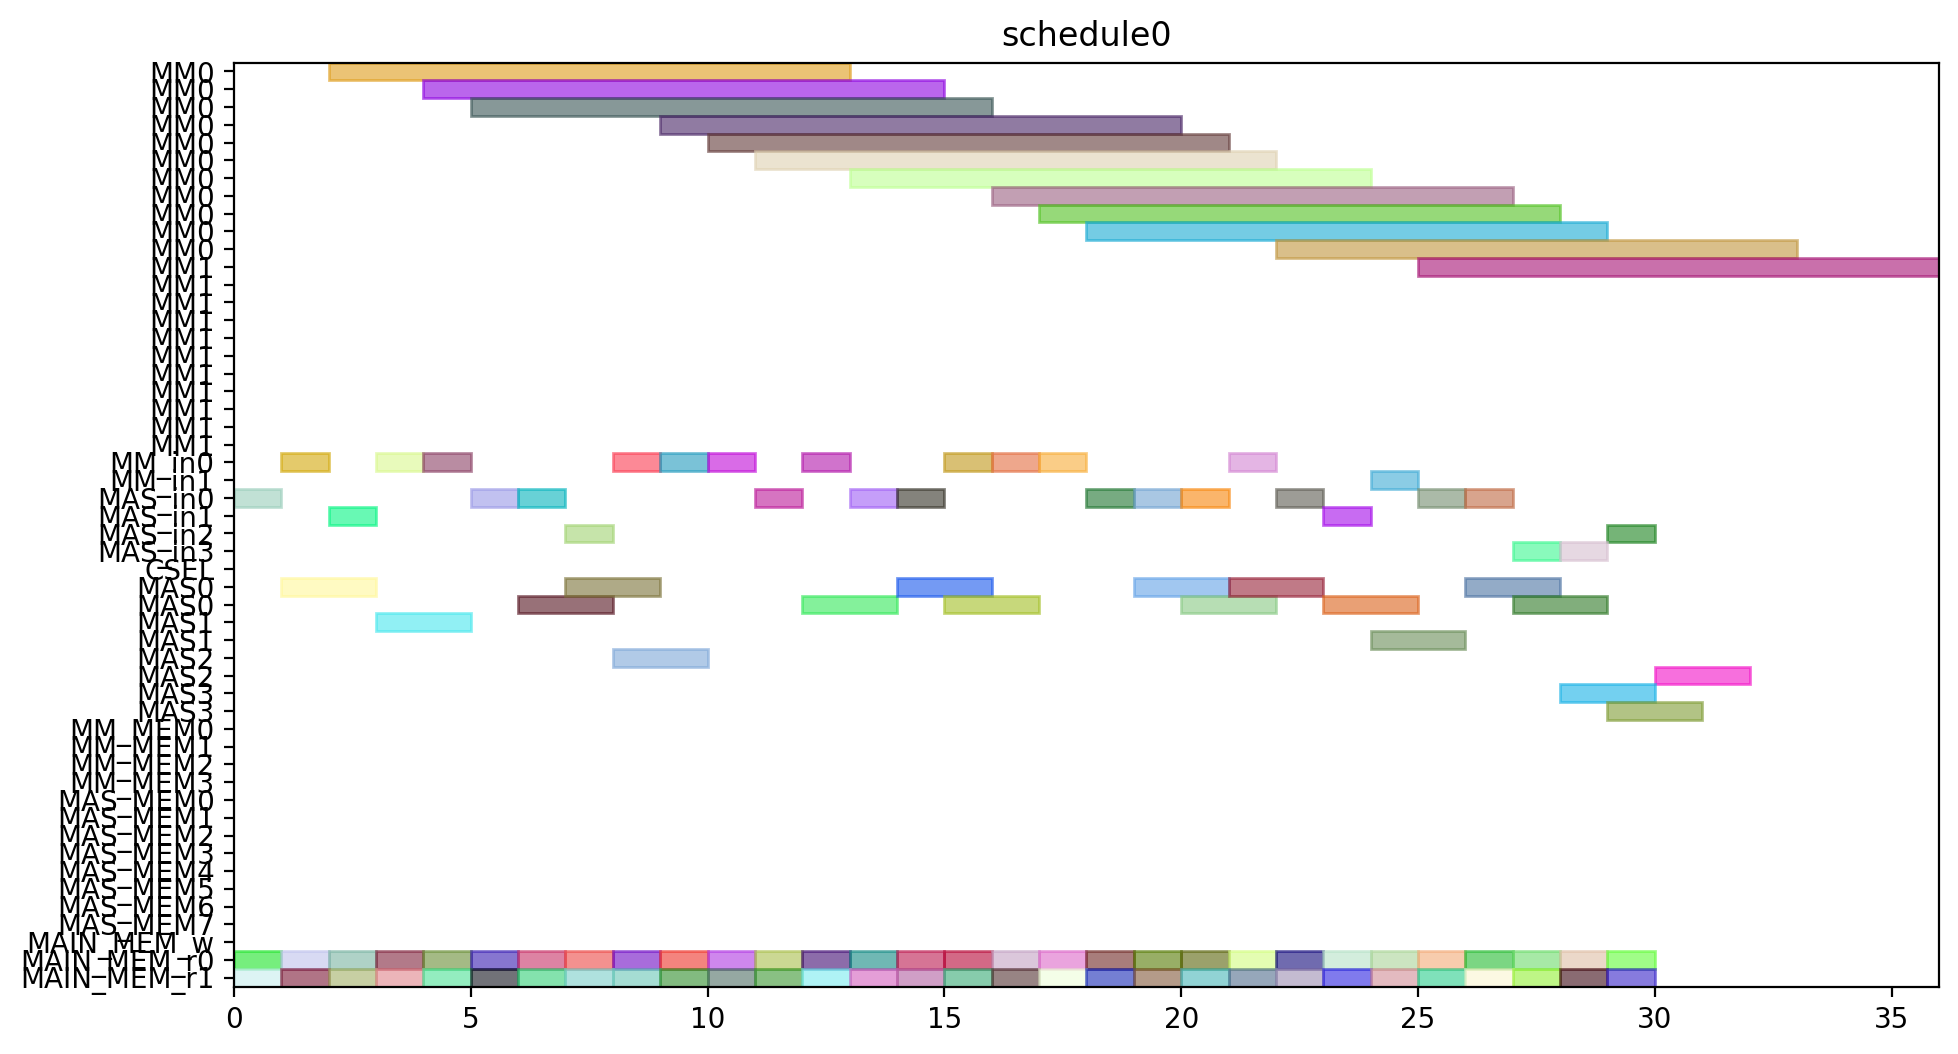

Python code for this plot:
from pyschedule import Scenario, solvers, plotters, alt


def solve():
	horizon = 120
	S = Scenario("schedule0", horizon=horizon)

	# resource
	MM = S.Resources('MM', num=2, size=11)
	MM_in = S.Resources('MM_in', num=2)
	MAS_in = S.Resources('MAS_in', num=4)
	CSEL = S.Resource('CSEL')
	MAS = S.Resources('MAS', num=4, size=2, periods=range(1, horizon))
	MM_MEM = S.Resources('MM_MEM', num=4)
	MAS_MEM = S.Resources('MAS_MEM', num=8)
	MAIN_MEM_w = S.Resource('MAIN_MEM_w', size=1)
	MAIN_MEM_r = S.Resources('MAIN_MEM_r', num=2)

	# result of previous scheduling

	# new tasks
	T1_t0 = S.Task('T1_t0', length=2, delay_cost=1)
	T1_t0 += alt(MAS)
	T1_t0_in = S.Task('T1_t0_in', length=1, delay_cost=1)
	T1_t0_in += alt(MAS_in)
	S += T1_t0_in*MAS_in[0]<=T1_t0*MAS[0]

	S += T1_t0_in*MAS_in[1]<=T1_t0*MAS[1]

	S += T1_t0_in*MAS_in[2]<=T1_t0*MAS[2]

	S += T1_t0_in*MAS_in[3]<=T1_t0*MAS[3]

	T1_t0_mem0 = S.Task('T1_t0_mem0', length=1, delay_cost=1)
	T1_t0_mem0 += MAIN_MEM_r[0]
	S += T1_t0_mem0 <= T1_t0

	T1_t0_mem1 = S.Task('T1_t0_mem1', length=1, delay_cost=1)
	T1_t0_mem1 += MAIN_MEM_r[1]
	S += T1_t0_mem1 <= T1_t0

	T1_t1 = S.Task('T1_t1', length=2, delay_cost=1)
	T1_t1 += alt(MAS)
	T1_t1_in = S.Task('T1_t1_in', length=1, delay_cost=1)
	T1_t1_in += alt(MAS_in)
	S += T1_t1_in*MAS_in[0]<=T1_t1*MAS[0]

	S += T1_t1_in*MAS_in[1]<=T1_t1*MAS[1]

	S += T1_t1_in*MAS_in[2]<=T1_t1*MAS[2]

	S += T1_t1_in*MAS_in[3]<=T1_t1*MAS[3]

	T1_t1_mem0 = S.Task('T1_t1_mem0', length=1, delay_cost=1)
	T1_t1_mem0 += MAIN_MEM_r[0]
	S += T1_t1_mem0 <= T1_t1

	T1_t1_mem1 = S.Task('T1_t1_mem1', length=1, delay_cost=1)
	T1_t1_mem1 += MAIN_MEM_r[1]
	S += T1_t1_mem1 <= T1_t1

	T1_t3 = S.Task('T1_t3', length=11, delay_cost=1)
	T1_t3 += alt(MM)
	T1_t3_in = S.Task('T1_t3_in', length=1, delay_cost=1)
	T1_t3_in += alt(MM_in)
	S += T1_t3_in*MM_in[0]<=T1_t3*MM[0]
	S += T1_t3_in*MM_in[1]<=T1_t3*MM[1]
	T1_t3_mem0 = S.Task('T1_t3_mem0', length=1, delay_cost=1)
	T1_t3_mem0 += MAIN_MEM_r[0]
	S += T1_t3_mem0 <= T1_t3

	T1_t3_mem1 = S.Task('T1_t3_mem1', length=1, delay_cost=1)
	T1_t3_mem1 += MAIN_MEM_r[1]
	S += T1_t3_mem1 <= T1_t3

	T2_t0 = S.Task('T2_t0', length=11, delay_cost=1)
	T2_t0 += alt(MM)
	T2_t0_in = S.Task('T2_t0_in', length=1, delay_cost=1)
	T2_t0_in += alt(MM_in)
	S += T2_t0_in*MM_in[0]<=T2_t0*MM[0]
	S += T2_t0_in*MM_in[1]<=T2_t0*MM[1]
	T2_t0_mem0 = S.Task('T2_t0_mem0', length=1, delay_cost=1)
	T2_t0_mem0 += MAIN_MEM_r[0]
	S += T2_t0_mem0 <= T2_t0

	T2_t0_mem1 = S.Task('T2_t0_mem1', length=1, delay_cost=1)
	T2_t0_mem1 += MAIN_MEM_r[1]
	S += T2_t0_mem1 <= T2_t0

	T2_t1 = S.Task('T2_t1', length=11, delay_cost=1)
	T2_t1 += alt(MM)
	T2_t1_in = S.Task('T2_t1_in', length=1, delay_cost=1)
	T2_t1_in += alt(MM_in)
	S += T2_t1_in*MM_in[0]<=T2_t1*MM[0]
	S += T2_t1_in*MM_in[1]<=T2_t1*MM[1]
	T2_t1_mem0 = S.Task('T2_t1_mem0', length=1, delay_cost=1)
	T2_t1_mem0 += MAIN_MEM_r[0]
	S += T2_t1_mem0 <= T2_t1

	T2_t1_mem1 = S.Task('T2_t1_mem1', length=1, delay_cost=1)
	T2_t1_mem1 += MAIN_MEM_r[1]
	S += T2_t1_mem1 <= T2_t1

	T2_t2 = S.Task('T2_t2', length=2, delay_cost=1)
	T2_t2 += alt(MAS)
	T2_t2_in = S.Task('T2_t2_in', length=1, delay_cost=1)
	T2_t2_in += alt(MAS_in)
	S += T2_t2_in*MAS_in[0]<=T2_t2*MAS[0]

	S += T2_t2_in*MAS_in[1]<=T2_t2*MAS[1]

	S += T2_t2_in*MAS_in[2]<=T2_t2*MAS[2]

	S += T2_t2_in*MAS_in[3]<=T2_t2*MAS[3]

	T2_t2_mem0 = S.Task('T2_t2_mem0', length=1, delay_cost=1)
	T2_t2_mem0 += MAIN_MEM_r[0]
	S += T2_t2_mem0 <= T2_t2

	T2_t2_mem1 = S.Task('T2_t2_mem1', length=1, delay_cost=1)
	T2_t2_mem1 += MAIN_MEM_r[1]
	S += T2_t2_mem1 <= T2_t2

	T2_t3 = S.Task('T2_t3', length=2, delay_cost=1)
	T2_t3 += alt(MAS)
	T2_t3_in = S.Task('T2_t3_in', length=1, delay_cost=1)
	T2_t3_in += alt(MAS_in)
	S += T2_t3_in*MAS_in[0]<=T2_t3*MAS[0]

	S += T2_t3_in*MAS_in[1]<=T2_t3*MAS[1]

	S += T2_t3_in*MAS_in[2]<=T2_t3*MAS[2]

	S += T2_t3_in*MAS_in[3]<=T2_t3*MAS[3]

	T2_t3_mem0 = S.Task('T2_t3_mem0', length=1, delay_cost=1)
	T2_t3_mem0 += MAIN_MEM_r[0]
	S += T2_t3_mem0 <= T2_t3

	T2_t3_mem1 = S.Task('T2_t3_mem1', length=1, delay_cost=1)
	T2_t3_mem1 += MAIN_MEM_r[1]
	S += T2_t3_mem1 <= T2_t3

	T3_t0 = S.Task('T3_t0', length=11, delay_cost=1)
	T3_t0 += alt(MM)
	T3_t0_in = S.Task('T3_t0_in', length=1, delay_cost=1)
	T3_t0_in += alt(MM_in)
	S += T3_t0_in*MM_in[0]<=T3_t0*MM[0]
	S += T3_t0_in*MM_in[1]<=T3_t0*MM[1]
	T3_t0_mem0 = S.Task('T3_t0_mem0', length=1, delay_cost=1)
	T3_t0_mem0 += MAIN_MEM_r[0]
	S += T3_t0_mem0 <= T3_t0

	T3_t0_mem1 = S.Task('T3_t0_mem1', length=1, delay_cost=1)
	T3_t0_mem1 += MAIN_MEM_r[1]
	S += T3_t0_mem1 <= T3_t0

	T3_t1 = S.Task('T3_t1', length=11, delay_cost=1)
	T3_t1 += alt(MM)
	T3_t1_in = S.Task('T3_t1_in', length=1, delay_cost=1)
	T3_t1_in += alt(MM_in)
	S += T3_t1_in*MM_in[0]<=T3_t1*MM[0]
	S += T3_t1_in*MM_in[1]<=T3_t1*MM[1]
	T3_t1_mem0 = S.Task('T3_t1_mem0', length=1, delay_cost=1)
	T3_t1_mem0 += MAIN_MEM_r[0]
	S += T3_t1_mem0 <= T3_t1

	T3_t1_mem1 = S.Task('T3_t1_mem1', length=1, delay_cost=1)
	T3_t1_mem1 += MAIN_MEM_r[1]
	S += T3_t1_mem1 <= T3_t1

	T3_t2 = S.Task('T3_t2', length=2, delay_cost=1)
	T3_t2 += alt(MAS)
	T3_t2_in = S.Task('T3_t2_in', length=1, delay_cost=1)
	T3_t2_in += alt(MAS_in)
	S += T3_t2_in*MAS_in[0]<=T3_t2*MAS[0]

	S += T3_t2_in*MAS_in[1]<=T3_t2*MAS[1]

	S += T3_t2_in*MAS_in[2]<=T3_t2*MAS[2]

	S += T3_t2_in*MAS_in[3]<=T3_t2*MAS[3]

	T3_t2_mem0 = S.Task('T3_t2_mem0', length=1, delay_cost=1)
	T3_t2_mem0 += MAIN_MEM_r[0]
	S += T3_t2_mem0 <= T3_t2

	T3_t2_mem1 = S.Task('T3_t2_mem1', length=1, delay_cost=1)
	T3_t2_mem1 += MAIN_MEM_r[1]
	S += T3_t2_mem1 <= T3_t2

	T3_t3 = S.Task('T3_t3', length=2, delay_cost=1)
	T3_t3 += alt(MAS)
	T3_t3_in = S.Task('T3_t3_in', length=1, delay_cost=1)
	T3_t3_in += alt(MAS_in)
	S += T3_t3_in*MAS_in[0]<=T3_t3*MAS[0]

	S += T3_t3_in*MAS_in[1]<=T3_t3*MAS[1]

	S += T3_t3_in*MAS_in[2]<=T3_t3*MAS[2]

	S += T3_t3_in*MAS_in[3]<=T3_t3*MAS[3]

	T3_t3_mem0 = S.Task('T3_t3_mem0', length=1, delay_cost=1)
	T3_t3_mem0 += MAIN_MEM_r[0]
	S += T3_t3_mem0 <= T3_t3

	T3_t3_mem1 = S.Task('T3_t3_mem1', length=1, delay_cost=1)
	T3_t3_mem1 += MAIN_MEM_r[1]
	S += T3_t3_mem1 <= T3_t3

	T4_t0 = S.Task('T4_t0', length=11, delay_cost=1)
	T4_t0 += alt(MM)
	T4_t0_in = S.Task('T4_t0_in', length=1, delay_cost=1)
	T4_t0_in += alt(MM_in)
	S += T4_t0_in*MM_in[0]<=T4_t0*MM[0]
	S += T4_t0_in*MM_in[1]<=T4_t0*MM[1]
	T4_t0_mem0 = S.Task('T4_t0_mem0', length=1, delay_cost=1)
	T4_t0_mem0 += MAIN_MEM_r[0]
	S += T4_t0_mem0 <= T4_t0

	T4_t0_mem1 = S.Task('T4_t0_mem1', length=1, delay_cost=1)
	T4_t0_mem1 += MAIN_MEM_r[1]
	S += T4_t0_mem1 <= T4_t0

	T4_t1 = S.Task('T4_t1', length=11, delay_cost=1)
	T4_t1 += alt(MM)
	T4_t1_in = S.Task('T4_t1_in', length=1, delay_cost=1)
	T4_t1_in += alt(MM_in)
	S += T4_t1_in*MM_in[0]<=T4_t1*MM[0]
	S += T4_t1_in*MM_in[1]<=T4_t1*MM[1]
	T4_t1_mem0 = S.Task('T4_t1_mem0', length=1, delay_cost=1)
	T4_t1_mem0 += MAIN_MEM_r[0]
	S += T4_t1_mem0 <= T4_t1

	T4_t1_mem1 = S.Task('T4_t1_mem1', length=1, delay_cost=1)
	T4_t1_mem1 += MAIN_MEM_r[1]
	S += T4_t1_mem1 <= T4_t1

	T4_t2 = S.Task('T4_t2', length=2, delay_cost=1)
	T4_t2 += alt(MAS)
	T4_t2_in = S.Task('T4_t2_in', length=1, delay_cost=1)
	T4_t2_in += alt(MAS_in)
	S += T4_t2_in*MAS_in[0]<=T4_t2*MAS[0]

	S += T4_t2_in*MAS_in[1]<=T4_t2*MAS[1]

	S += T4_t2_in*MAS_in[2]<=T4_t2*MAS[2]

	S += T4_t2_in*MAS_in[3]<=T4_t2*MAS[3]

	T4_t2_mem0 = S.Task('T4_t2_mem0', length=1, delay_cost=1)
	T4_t2_mem0 += MAIN_MEM_r[0]
	S += T4_t2_mem0 <= T4_t2

	T4_t2_mem1 = S.Task('T4_t2_mem1', length=1, delay_cost=1)
	T4_t2_mem1 += MAIN_MEM_r[1]
	S += T4_t2_mem1 <= T4_t2

	T4_t3 = S.Task('T4_t3', length=2, delay_cost=1)
	T4_t3 += alt(MAS)
	T4_t3_in = S.Task('T4_t3_in', length=1, delay_cost=1)
	T4_t3_in += alt(MAS_in)
	S += T4_t3_in*MAS_in[0]<=T4_t3*MAS[0]

	S += T4_t3_in*MAS_in[1]<=T4_t3*MAS[1]

	S += T4_t3_in*MAS_in[2]<=T4_t3*MAS[2]

	S += T4_t3_in*MAS_in[3]<=T4_t3*MAS[3]

	T4_t3_mem0 = S.Task('T4_t3_mem0', length=1, delay_cost=1)
	T4_t3_mem0 += MAIN_MEM_r[0]
	S += T4_t3_mem0 <= T4_t3

	T4_t3_mem1 = S.Task('T4_t3_mem1', length=1, delay_cost=1)
	T4_t3_mem1 += MAIN_MEM_r[1]
	S += T4_t3_mem1 <= T4_t3

	T5_t0 = S.Task('T5_t0', length=2, delay_cost=1)
	T5_t0 += alt(MAS)
	T5_t0_in = S.Task('T5_t0_in', length=1, delay_cost=1)
	T5_t0_in += alt(MAS_in)
	S += T5_t0_in*MAS_in[0]<=T5_t0*MAS[0]

	S += T5_t0_in*MAS_in[1]<=T5_t0*MAS[1]

	S += T5_t0_in*MAS_in[2]<=T5_t0*MAS[2]

	S += T5_t0_in*MAS_in[3]<=T5_t0*MAS[3]

	T5_t0_mem0 = S.Task('T5_t0_mem0', length=1, delay_cost=1)
	T5_t0_mem0 += MAIN_MEM_r[0]
	S += T5_t0_mem0 <= T5_t0

	T5_t0_mem1 = S.Task('T5_t0_mem1', length=1, delay_cost=1)
	T5_t0_mem1 += MAIN_MEM_r[1]
	S += T5_t0_mem1 <= T5_t0

	T5_t1 = S.Task('T5_t1', length=2, delay_cost=1)
	T5_t1 += alt(MAS)
	T5_t1_in = S.Task('T5_t1_in', length=1, delay_cost=1)
	T5_t1_in += alt(MAS_in)
	S += T5_t1_in*MAS_in[0]<=T5_t1*MAS[0]

	S += T5_t1_in*MAS_in[1]<=T5_t1*MAS[1]

	S += T5_t1_in*MAS_in[2]<=T5_t1*MAS[2]

	S += T5_t1_in*MAS_in[3]<=T5_t1*MAS[3]

	T5_t1_mem0 = S.Task('T5_t1_mem0', length=1, delay_cost=1)
	T5_t1_mem0 += MAIN_MEM_r[0]
	S += T5_t1_mem0 <= T5_t1

	T5_t1_mem1 = S.Task('T5_t1_mem1', length=1, delay_cost=1)
	T5_t1_mem1 += MAIN_MEM_r[1]
	S += T5_t1_mem1 <= T5_t1

	T5_t3 = S.Task('T5_t3', length=11, delay_cost=1)
	T5_t3 += alt(MM)
	T5_t3_in = S.Task('T5_t3_in', length=1, delay_cost=1)
	T5_t3_in += alt(MM_in)
	S += T5_t3_in*MM_in[0]<=T5_t3*MM[0]
	S += T5_t3_in*MM_in[1]<=T5_t3*MM[1]
	T5_t3_mem0 = S.Task('T5_t3_mem0', length=1, delay_cost=1)
	T5_t3_mem0 += MAIN_MEM_r[0]
	S += T5_t3_mem0 <= T5_t3

	T5_t3_mem1 = S.Task('T5_t3_mem1', length=1, delay_cost=1)
	T5_t3_mem1 += MAIN_MEM_r[1]
	S += T5_t3_mem1 <= T5_t3

	T6_t0 = S.Task('T6_t0', length=11, delay_cost=1)
	T6_t0 += alt(MM)
	T6_t0_in = S.Task('T6_t0_in', length=1, delay_cost=1)
	T6_t0_in += alt(MM_in)
	S += T6_t0_in*MM_in[0]<=T6_t0*MM[0]
	S += T6_t0_in*MM_in[1]<=T6_t0*MM[1]
	T6_t0_mem0 = S.Task('T6_t0_mem0', length=1, delay_cost=1)
	T6_t0_mem0 += MAIN_MEM_r[0]
	S += T6_t0_mem0 <= T6_t0

	T6_t0_mem1 = S.Task('T6_t0_mem1', length=1, delay_cost=1)
	T6_t0_mem1 += MAIN_MEM_r[1]
	S += T6_t0_mem1 <= T6_t0

	T6_t1 = S.Task('T6_t1', length=11, delay_cost=1)
	T6_t1 += alt(MM)
	T6_t1_in = S.Task('T6_t1_in', length=1, delay_cost=1)
	T6_t1_in += alt(MM_in)
	S += T6_t1_in*MM_in[0]<=T6_t1*MM[0]
	S += T6_t1_in*MM_in[1]<=T6_t1*MM[1]
	T6_t1_mem0 = S.Task('T6_t1_mem0', length=1, delay_cost=1)
	T6_t1_mem0 += MAIN_MEM_r[0]
	S += T6_t1_mem0 <= T6_t1

	T6_t1_mem1 = S.Task('T6_t1_mem1', length=1, delay_cost=1)
	T6_t1_mem1 += MAIN_MEM_r[1]
	S += T6_t1_mem1 <= T6_t1

	T6_t2 = S.Task('T6_t2', length=2, delay_cost=1)
	T6_t2 += alt(MAS)
	T6_t2_in = S.Task('T6_t2_in', length=1, delay_cost=1)
	T6_t2_in += alt(MAS_in)
	S += T6_t2_in*MAS_in[0]<=T6_t2*MAS[0]

	S += T6_t2_in*MAS_in[1]<=T6_t2*MAS[1]

	S += T6_t2_in*MAS_in[2]<=T6_t2*MAS[2]

	S += T6_t2_in*MAS_in[3]<=T6_t2*MAS[3]

	T6_t2_mem0 = S.Task('T6_t2_mem0', length=1, delay_cost=1)
	T6_t2_mem0 += MAIN_MEM_r[0]
	S += T6_t2_mem0 <= T6_t2

	T6_t2_mem1 = S.Task('T6_t2_mem1', length=1, delay_cost=1)
	T6_t2_mem1 += MAIN_MEM_r[1]
	S += T6_t2_mem1 <= T6_t2

	T6_t3 = S.Task('T6_t3', length=2, delay_cost=1)
	T6_t3 += alt(MAS)
	T6_t3_in = S.Task('T6_t3_in', length=1, delay_cost=1)
	T6_t3_in += alt(MAS_in)
	S += T6_t3_in*MAS_in[0]<=T6_t3*MAS[0]

	S += T6_t3_in*MAS_in[1]<=T6_t3*MAS[1]

	S += T6_t3_in*MAS_in[2]<=T6_t3*MAS[2]

	S += T6_t3_in*MAS_in[3]<=T6_t3*MAS[3]

	T6_t3_mem0 = S.Task('T6_t3_mem0', length=1, delay_cost=1)
	T6_t3_mem0 += MAIN_MEM_r[0]
	S += T6_t3_mem0 <= T6_t3

	T6_t3_mem1 = S.Task('T6_t3_mem1', length=1, delay_cost=1)
	T6_t3_mem1 += MAIN_MEM_r[1]
	S += T6_t3_mem1 <= T6_t3

	T7_t0 = S.Task('T7_t0', length=11, delay_cost=1)
	T7_t0 += alt(MM)
	T7_t0_in = S.Task('T7_t0_in', length=1, delay_cost=1)
	T7_t0_in += alt(MM_in)
	S += T7_t0_in*MM_in[0]<=T7_t0*MM[0]
	S += T7_t0_in*MM_in[1]<=T7_t0*MM[1]
	T7_t0_mem0 = S.Task('T7_t0_mem0', length=1, delay_cost=1)
	T7_t0_mem0 += MAIN_MEM_r[0]
	S += T7_t0_mem0 <= T7_t0

	T7_t0_mem1 = S.Task('T7_t0_mem1', length=1, delay_cost=1)
	T7_t0_mem1 += MAIN_MEM_r[1]
	S += T7_t0_mem1 <= T7_t0

	T7_t1 = S.Task('T7_t1', length=11, delay_cost=1)
	T7_t1 += alt(MM)
	T7_t1_in = S.Task('T7_t1_in', length=1, delay_cost=1)
	T7_t1_in += alt(MM_in)
	S += T7_t1_in*MM_in[0]<=T7_t1*MM[0]
	S += T7_t1_in*MM_in[1]<=T7_t1*MM[1]
	T7_t1_mem0 = S.Task('T7_t1_mem0', length=1, delay_cost=1)
	T7_t1_mem0 += MAIN_MEM_r[0]
	S += T7_t1_mem0 <= T7_t1

	T7_t1_mem1 = S.Task('T7_t1_mem1', length=1, delay_cost=1)
	T7_t1_mem1 += MAIN_MEM_r[1]
	S += T7_t1_mem1 <= T7_t1

	T7_t2 = S.Task('T7_t2', length=2, delay_cost=1)
	T7_t2 += alt(MAS)
	T7_t2_in = S.Task('T7_t2_in', length=1, delay_cost=1)
	T7_t2_in += alt(MAS_in)
	S += T7_t2_in*MAS_in[0]<=T7_t2*MAS[0]

	S += T7_t2_in*MAS_in[1]<=T7_t2*MAS[1]

	S += T7_t2_in*MAS_in[2]<=T7_t2*MAS[2]

	S += T7_t2_in*MAS_in[3]<=T7_t2*MAS[3]

	T7_t2_mem0 = S.Task('T7_t2_mem0', length=1, delay_cost=1)
	T7_t2_mem0 += MAIN_MEM_r[0]
	S += T7_t2_mem0 <= T7_t2

	T7_t2_mem1 = S.Task('T7_t2_mem1', length=1, delay_cost=1)
	T7_t2_mem1 += MAIN_MEM_r[1]
	S += T7_t2_mem1 <= T7_t2

	T7_t3 = S.Task('T7_t3', length=2, delay_cost=1)
	T7_t3 += alt(MAS)
	T7_t3_in = S.Task('T7_t3_in', length=1, delay_cost=1)
	T7_t3_in += alt(MAS_in)
	S += T7_t3_in*MAS_in[0]<=T7_t3*MAS[0]

	S += T7_t3_in*MAS_in[1]<=T7_t3*MAS[1]

	S += T7_t3_in*MAS_in[2]<=T7_t3*MAS[2]

	S += T7_t3_in*MAS_in[3]<=T7_t3*MAS[3]

	T7_t3_mem0 = S.Task('T7_t3_mem0', length=1, delay_cost=1)
	T7_t3_mem0 += MAIN_MEM_r[0]
	S += T7_t3_mem0 <= T7_t3

	T7_t3_mem1 = S.Task('T7_t3_mem1', length=1, delay_cost=1)
	T7_t3_mem1 += MAIN_MEM_r[1]
	S += T7_t3_mem1 <= T7_t3

	T8_t2 = S.Task('T8_t2', length=2, delay_cost=1)
	T8_t2 += alt(MAS)
	T8_t2_in = S.Task('T8_t2_in', length=1, delay_cost=1)
	T8_t2_in += alt(MAS_in)
	S += T8_t2_in*MAS_in[0]<=T8_t2*MAS[0]

	S += T8_t2_in*MAS_in[1]<=T8_t2*MAS[1]

	S += T8_t2_in*MAS_in[2]<=T8_t2*MAS[2]

	S += T8_t2_in*MAS_in[3]<=T8_t2*MAS[3]

	T8_t2_mem0 = S.Task('T8_t2_mem0', length=1, delay_cost=1)
	T8_t2_mem0 += MAIN_MEM_r[0]
	S += T8_t2_mem0 <= T8_t2

	T8_t2_mem1 = S.Task('T8_t2_mem1', length=1, delay_cost=1)
	T8_t2_mem1 += MAIN_MEM_r[1]
	S += T8_t2_mem1 <= T8_t2

	T9_t2 = S.Task('T9_t2', length=2, delay_cost=1)
	T9_t2 += alt(MAS)
	T9_t2_in = S.Task('T9_t2_in', length=1, delay_cost=1)
	T9_t2_in += alt(MAS_in)
	S += T9_t2_in*MAS_in[0]<=T9_t2*MAS[0]

	S += T9_t2_in*MAS_in[1]<=T9_t2*MAS[1]

	S += T9_t2_in*MAS_in[2]<=T9_t2*MAS[2]

	S += T9_t2_in*MAS_in[3]<=T9_t2*MAS[3]

	T9_t2_mem0 = S.Task('T9_t2_mem0', length=1, delay_cost=1)
	T9_t2_mem0 += MAIN_MEM_r[0]
	S += T9_t2_mem0 <= T9_t2

	T9_t2_mem1 = S.Task('T9_t2_mem1', length=1, delay_cost=1)
	T9_t2_mem1 += MAIN_MEM_r[1]
	S += T9_t2_mem1 <= T9_t2

	T10_t2 = S.Task('T10_t2', length=2, delay_cost=1)
	T10_t2 += alt(MAS)
	T10_t2_in = S.Task('T10_t2_in', length=1, delay_cost=1)
	T10_t2_in += alt(MAS_in)
	S += T10_t2_in*MAS_in[0]<=T10_t2*MAS[0]

	S += T10_t2_in*MAS_in[1]<=T10_t2*MAS[1]

	S += T10_t2_in*MAS_in[2]<=T10_t2*MAS[2]

	S += T10_t2_in*MAS_in[3]<=T10_t2*MAS[3]

	T10_t2_mem0 = S.Task('T10_t2_mem0', length=1, delay_cost=1)
	T10_t2_mem0 += MAIN_MEM_r[0]
	S += T10_t2_mem0 <= T10_t2

	T10_t2_mem1 = S.Task('T10_t2_mem1', length=1, delay_cost=1)
	T10_t2_mem1 += MAIN_MEM_r[1]
	S += T10_t2_mem1 <= T10_t2

	T11_t2 = S.Task('T11_t2', length=2, delay_cost=1)
	T11_t2 += alt(MAS)
	T11_t2_in = S.Task('T11_t2_in', length=1, delay_cost=1)
	T11_t2_in += alt(MAS_in)
	S += T11_t2_in*MAS_in[0]<=T11_t2*MAS[0]

	S += T11_t2_in*MAS_in[1]<=T11_t2*MAS[1]

	S += T11_t2_in*MAS_in[2]<=T11_t2*MAS[2]

	S += T11_t2_in*MAS_in[3]<=T11_t2*MAS[3]

	T11_t2_mem0 = S.Task('T11_t2_mem0', length=1, delay_cost=1)
	T11_t2_mem0 += MAIN_MEM_r[0]
	S += T11_t2_mem0 <= T11_t2

	T11_t2_mem1 = S.Task('T11_t2_mem1', length=1, delay_cost=1)
	T11_t2_mem1 += MAIN_MEM_r[1]
	S += T11_t2_mem1 <= T11_t2

	solvers.mip.solve(S,msg=1,kind='CPLEX',ratio_gap=1.01)

	solution = [['hoge']*len(S.solution()[1]) for i in range(len(S.solution()))]
	for i in range(len(S.solution())):
		for j in range(len(S.solution()[i])):
			solution[i][j]=str(S.solution()[i][j])
	print(solution)

	cycles = int(solution[-1][3])

	pic_file_name = "/mnt/rose/usr1/fukuda/ABE/multiRAM_multiMAS_16mux/scheduling_result/stage11MM2_stage2MAS4/EP2_LADDERMUL/schedule0.png"
	if(S.solution() != []):
		plotters.matplotlib.plot(S,img_filename=pic_file_name, show_task_labels=False, fig_size=(cycles*0.25+3, 6))

	return solution
